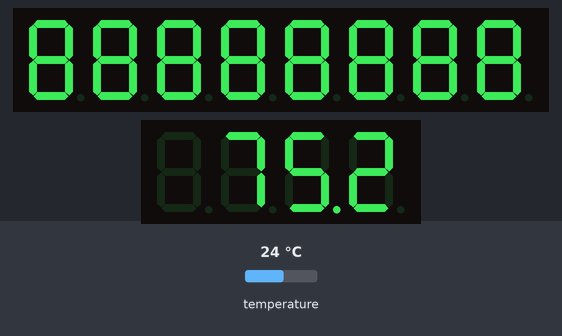
Recording of a sketch running on a simulated Arduino Mega 2560, built with avr-gcc and run on an emulated ATmega2560. Parts: 8-digit seven-segment display, 4-digit seven-segment display. Wiring (inferred from the names in the program): 8-digit 7-segment display, segments lit when HIGH: segments pin 10, pin 11, pin 12, pin 13, A0, A1, A2; digit selects pin 2, pin 3, pin 4, pin 5, pin 6, pin 7, pin 8, pin 9. Inputs (shaded band) come from the test bench; at power-on: temperature 24 °C. The segment pins are drawn as the display they are named for; what the sketch prints to the serial monitor is not drawn.

Above: at 0.9 s.
At 124.7 s:
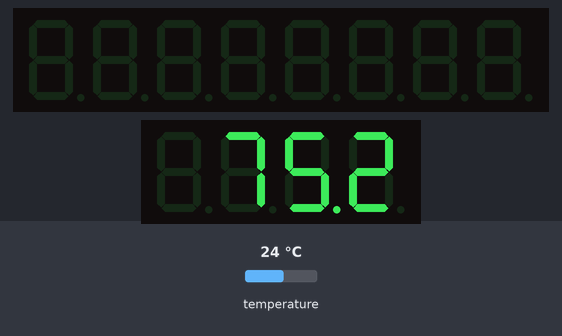

The sketch:

Grad_Hat.ino
```cpp
#include <OneWire.h>
#include <DallasTemperature.h>
#include <SevSeg.h>

// Data wire is plugged into pin A15 on the Arduino
#define ONE_WIRE_BUS A15

//update from SAnwandter

#define ROW_1 2
#define ROW_2 3
#define ROW_3 4
#define ROW_4 5
#define ROW_5 6
#define ROW_6 7
#define ROW_7 8
#define ROW_8 9

#define COL_1 10
#define COL_2 11
#define COL_3 12
#define COL_4 13
#define COL_5 A0
#define COL_6 A1
#define COL_7 A2
#define COL_8 A3

const byte rows[] = {
    ROW_1, ROW_2, ROW_3, ROW_4, ROW_5, ROW_6, ROW_7, ROW_8
};
const byte col[] = {
  COL_1,COL_2, COL_3, COL_4, COL_5, COL_6, COL_7, COL_8
};


// 8x8 display font. Custom designed by Merddyn using Miro Božík's sprite generator on http://robojax.com/learn/arduino/8x8LED/
byte EX[] = {B11111111,B11111111,B11111111,B11111111,B11111111,B11111111,B11111111,B11111111};
byte ALL[] = {B00000000,B00000000,B00000000,B00000000,B00000000,B00000000,B00000000,B00000000};
byte A[] = {B11100111,B11000011,B10011001,B10011001,B10000001,B10000001,B10011001,B10011001};
byte B[] = { B11000001,B10011001,B10011001,B11000001,B11000001,B10011001,B10011001,B11000001};
byte C[] = { B10000011,B10000001,B11111001,B11111001,B11111001,B11111001,B10000001,B10000011};
byte D[] = { B11000001,B10000001,B10011001,B10011001,B10011001,B10011001,B10000001,B11000001};
byte E[] = {B10000001,B10000001,B11111001,B11100001,B11100001,B11111001,B10000001,B10000001};
byte F[] = {B10000001,B10000001,B11111001,B11100001,B11100001,B11111001,B11111001,B11111001};
byte G[] = { B11000011,B10000001,B11111001,B11111001,B10001001,B10011001,B10000001,B11000011};
byte H[] = { B10011001,B10011001,B10011001,B10000001,B10000001,B10011001,B10011001,B10011001};
byte I[] = {B10000001,B10000001,B11100111,B11100111,B11100111,B11100111,B10000001,B10000001};
byte J[] = {B10011111,B10011111,B10011111,B10011111,B10011001,B10011001,B10000001,B11000011};
byte K[] = { B10011001,B10001001,B11000001,B11100001,B11100001,B11000001,B10001001,B10011001};
byte L[] = {B11111001,B11111001,B11111001,B11111001,B11111001,B11111001,B10000001,B10000001};
byte M[] = {B00111100,B00011000,B00000000,B00100100,B00100100,B00100100,B00100100,B00100100};
byte N[] = {B10011001,B10011001,B10010001,B10000001,B10000001,B10001001,B10011001,B10011001};
byte O[] = {B11000011,B10000001,B10011001,B10011001,B10011001,B10011001,B10000001,B11000011};
byte P[] = { B11000001,B10000001,B10011001,B10000001,B11000001,B11111001,B11111001,B11111001};
byte Q[] = {B11000011,B10111101,B10111101,B10111101,B10110101,B10101101,B11011101,B10100011};
byte R[] = {B11000001,B10000001,B10011001,B10011001,B11000001,B10000001,B10011001,B10011001};
byte S[] = {B10000011,B10000001,B11111001,B10000001,B10000001,B10011111,B10000001,B11000001};
byte T[] = { B10000001,B10000001,B11100111,B11100111,B11100111,B11100111,B11100111,B11100111};
byte U[] = {B10011001,B10011001,B10011001,B10011001,B10011001,B10011001,B10000001,B11000011};
byte V[] = {B10011001,B10011001,B10011001,B10011001,B10011001,B10000001,B11000011,B11100111};
byte W[] = {B00111100,B00111100,B00100100,B00100100,B00100100,B00000000,B00011000,B10011001};
byte X[] = {B01111110,B10111101,B11011011,B11100111,B11100111,B11011011,B10111101,B01111110};
byte Y[] = {B10011001,B10011001,B10011001,B10000001,B11000011,B11100111,B11100111,B11100111};
byte Z[] = {B10000001,B10000001,B10001111,B11000111,B11100011,B11110001,B10000001,B10000001};
byte DOLLAR[] = { B11100111,B10000001,B11100101,B11100101,B10000001,B10100111,B10000001,B11100111};
byte ONE[] = {B11100111,B11100011,B11100001,B11100111,B11100111,B11100111,B10000001,B10000001};
byte TWO[] = { B10000001,B10000001,B10011111,B10000001,B10000001,B11111001,B10000001,B10000001};
byte THREE[] = {B11000001,B10000001,B10011111,B10000011,B10000011,B10011111,B10000001,B11000001};
byte FOUR[] = {B10011001,B10011001,B10011001,B10000001,B10000001,B10011111,B10011111,B10011111};
byte FIVE[] = {B10000001,B10000001,B11111001,B11000001,B10000001,B10011111,B10000001,B11000001};
byte SIX[] = {B11000011,B10000001,B11111001,B11000001,B10000001,B10011001,B10000001,B11000011};
byte SEVEN[] = {B10000001,B10000001,B10011111,B10011111,B10011111,B10011111,B10011111,B10011111};
byte EIGHT[] = {B11000011,B10000001,B10011001,B10000001,B10000001,B10011001,B10000001,B11000011};
byte NINE[] = {B11000011,B10000001,B10011001,B10000001,B10000011,B10011111,B10000001,B11000011};
byte ZERO[] = {B10000001,B10000001,B10011001,B10011001,B10011001,B10011001,B10000001,B10000001};
byte DASH[] = {B11111111,B11111111,B11111111,B10000001,B10000001,B11111111,B11111111,B11111111};

float timeCount = 0;

/********************************************************************/
// Setup a oneWire instance to communicate with any OneWire devices
// (not just Maxim/Dallas temperature ICs)
OneWire oneWire(ONE_WIRE_BUS);
/********************************************************************/
// Pass our oneWire reference to Dallas Temperature.
DallasTemperature sensors(&oneWire);
/********************************************************************/

// Type of the seven segment display.
int displayType = COMMON_CATHODE;

SevSeg myDisplay;

//Create global variables
unsigned long timer;
int deciSecond = 0;
float temp, last_temp = 0;
char tempString[10]; //Used for sprintf
unsigned long textTime = 0;

void setup()
{
  // start serial port
  Serial.begin(9600);
  Serial.println("Dallas Temperature IC Control Library Demo");
  // Start up the temperature library
  sensors.begin();


  // Number of digits
  int digits = 4;

  // Digit control pins for seven segment display.
  int digit1 = 26; // R1
  int digit2 = 20; // R2
  int digit3 = 19; // R3
  int digit4 = 18; // R4

  // Segment Control Pins for seven segment display.
  int SegA = 14; // T2
  int SegB = 28; // T6
  int SegC = 29; // B4
  int SegD = 30; // B2
  int SegE = 32; // B1
  int SegF = 34; // T3
  int SegG = 22; // B5
  int SegDP = 36; // B3
  // B6 is resistor 4
  // T1 is R1
  // T4 is R2
  // T5 is R3
    myDisplay.Begin(displayType, digits, digit1, digit2, digit3, digit4, SegA, SegB, SegC, SegD, SegE, SegF, SegG, SegDP);

  myDisplay.SetBrightness(100); //Set the display to 100% brightness level

  // Set all used pins to OUTPUT
    // This is very important! If the pins are set to input
    // the display will be very dim.
    for (byte i = 2; i <= 13; i++)
        pinMode(i, OUTPUT);
    pinMode(A0, OUTPUT);
    pinMode(A1, OUTPUT);
    pinMode(A2, OUTPUT);
    pinMode(A3, OUTPUT);
}

void loop()
{
  temp = 66;
  // call sensors.requestTemperatures() to issue a global temperature
  // request to all devices on the bus
  // Between each message on the 8x8 display, check the current temperature.
  // This is because it takes a moment and neither display displays anything while the temperature is being checked.
  // Therefore we're running this at times that the 8x8 display should be blank anyway.
  if (textTime == 0 || textTime == 4550 || textTime == 7650 || textTime == 11050 || textTime == 15850)
  {
    /********************************************************************/
    Serial.print(" Requesting temperatures...");
    sensors.requestTemperatures(); // Send the command to get temperature readings
    Serial.println("DONE");
  /********************************************************************/
    Serial.print("Temperature is: ");
    temp = sensors.getTempFByIndex(0);
    temp *= 10;
    int Temperature = temp;
    Serial.print(Temperature);

    sprintf(tempString, "%4d", Temperature); //Convert deciSecond into a string that is right adjusted

  }
  myDisplay.DisplayString(tempString, 4); //(numberToDisplay, decimal point location)

  //Example ways of displaying a decimal number
  //sprintf(tempString, "%d", deciSecond); //Convert deciSecond into a string that is left adjusted
  //sprintf(tempString, "%04d", deciSecond); //Convert deciSecond into a string with leading zeros
  //sprintf(tempString, "%4d", deciSecond * -1); //Shows a negative sign infront of right adjusted number
  //sprintf(tempString, "%4X", deciSecond); //Count in HEX, right adjusted

  //Produce an output on the display

  //Other examples
  //myDisplay.DisplayString(tempString, 0); //Display string, no decimal point
  //myDisplay.DisplayString("-23b", 3); //Display string, decimal point in third position

  textTime += 2; // Adjust the time that each letter cycles by adjusting this.                                                                                                                                                                                                                                                                                                                                                                                                                                                                      ;
  checkText(textTime);

  if (textTime > 18800)
    textTime = 0;
}

// checkText handles what letter to draw each cycle through the loop.
void checkText(int timeCount)
{
  // Displays "If you can read this you're staring too long"
  if(timeCount <  100)
  {
    drawScreen(I);
  }
  else if (timeCount <  200)
  {
    drawScreen(F);
  }
  else if (timeCount <  300)
  {
    drawScreen(EX);
  }
  else if (timeCount <  400)
  {
    drawScreen(Y);
  }
  else if (timeCount <  500)
  {
    drawScreen(O);
  }
  else if (timeCount <  600)
  {
    drawScreen(U);
  }
  else if (timeCount <  700)
  {
    drawScreen(EX);
  }
  else if (timeCount <  800)
  {
    drawScreen(C);
  }
  else if (timeCount <  900)
  {
    drawScreen(A);
  }
  else if (timeCount <  1000)
  {
    drawScreen(N);
  }
  else if (timeCount <  1100)
  {
    drawScreen(EX);
  }
  else if (timeCount <  1200)
  {
    drawScreen(R);
  }
  else if (timeCount <  1300)
  {
    drawScreen(E);
  }
  else if (timeCount <  1400)
  {
    drawScreen(A);
  }
  else if (timeCount <  1500)
  {
    drawScreen(D);
  }
  else if (timeCount <  1600)
  {
    drawScreen(EX);
  }
  else if (timeCount <  1700)
  {
    drawScreen(T);
  }
  else if (timeCount <  1800)
  {
    drawScreen(H);
  }
  else if (timeCount <  1900)
  {
    drawScreen(I);
  }
  else if (timeCount <  2000)
  {
    drawScreen(S);
  }
  else if (timeCount <  2100)
  {
    drawScreen(EX);
  }
  else if (timeCount <  2200)
  {
    drawScreen(Y);
  }
  else if (timeCount <  2300)
  {
    drawScreen(O);
  }
  else if (timeCount <  2400)
  {
    drawScreen(U);
  }
  else if (timeCount <  2500)
  {
    drawScreen(R);
  }
  else if (timeCount <  2600)
  {
    drawScreen(E);
  }
  else if (timeCount <  2700)
  {
    drawScreen(EX);
  }
  else if (timeCount <  2800)
  {
    drawScreen(S);
  }
  else if (timeCount <  2900)
  {
    drawScreen(T);
  }
  else if (timeCount <  3000)
  {
    drawScreen(A);
  }
  else if (timeCount <  3100)
  {
    drawScreen(R);
  }
  else if (timeCount <  3200)
  {
    drawScreen(I);
  }
  else if (timeCount <  3300)
  {
    drawScreen(N);
  }
  else if (timeCount <  3400)
  {
    drawScreen(G);
  }
  else if (timeCount <  3500)
  {
    drawScreen(EX);
  }
  else if (timeCount <  3600)
  {
    drawScreen(T);
  }
  else if (timeCount <  3700)
  {
    drawScreen(O);
  }
  else if (timeCount <  3800)
  {
    drawScreen(O);
  }
  else if (timeCount <  3900)
  {
    drawScreen(EX);
  }
  else if (timeCount <  4000)
  {
    drawScreen(L);
  }
  else if (timeCount <  4100)
  {
    drawScreen(O);
  }
  else if (timeCount <  4200)
  {
    drawScreen(N);
  }
  else if (timeCount <  4300)
  {
    drawScreen(G);
  }
  else if (timeCount <  4400)
  {
    drawScreen(EX);
  }
  else if (timeCount <  4500)
  {
    drawScreen(EX);
  }
  else if (timeCount <  4600)
  {
    drawScreen(EX);
  }
  // ===========================================================
  // Displays "Bachelor of Computer Science"
  else if (timeCount <  4700)
  {
    drawScreen(B);
  }
  else if (timeCount <  4800)
  {
    drawScreen(A);
  }
  else if (timeCount <  4900)
  {
    drawScreen(C);
  }
  else if (timeCount <  5000)
  {
    drawScreen(H);
  }
  else if (timeCount <  5100)
  {
    drawScreen(E);
  }
  else if (timeCount <  5200)
  {
    drawScreen(L);
  }
  else if (timeCount <  5300)
  {
    drawScreen(O);
  }
  else if (timeCount <  5400)
  {
    drawScreen(R);
  }
  else if (timeCount <  5500)
  {
    drawScreen(EX);
  }
  else if (timeCount <  5600)
  {
    drawScreen(O);
  }
  else if (timeCount <  5700)
  {
    drawScreen(F);
  }
  else if (timeCount <  5800)
  {
    drawScreen(EX);
  }
  else if (timeCount <  5900)
  {
    drawScreen(C);
  }
  else if (timeCount <  6000)
  {
    drawScreen(O);
  }
  else if (timeCount <  6100)
  {
    drawScreen(M);
  }
  else if (timeCount <  6200)
  {
    drawScreen(P);
  }
  else if (timeCount <  6300)
  {
    drawScreen(U);
  }
  else if (timeCount <  6400)
  {
    drawScreen(T);
  }
  else if (timeCount <  6500)
  {
    drawScreen(E);
  }
  else if (timeCount <  6600)
  {
    drawScreen(R);
  }
  else if (timeCount <  6700)
  {
    drawScreen(EX);
  }
  else if (timeCount <  6800)
  {
    drawScreen(S);
  }
  else if (timeCount <  6900)
  {
    drawScreen(C);
  }
  else if (timeCount <  7000)
  {
    drawScreen(I);
  }
  else if (timeCount <  7100)
  {
    drawScreen(E);
  }
  else if (timeCount <  7200)
  {
    drawScreen(N);
  }
  else if (timeCount <  7300)
  {
    drawScreen(C);
  }
  else if (timeCount <  7400)
  {
    drawScreen(E);
  }
  else if (timeCount <  7500)
  {
    drawScreen(EX);
  }
  else if (timeCount <  7600)
  {
    drawScreen(EX);
  }
  else if (timeCount <  7700)
  {
    drawScreen(EX);
  }
  //====================================================
  // Display "This degree cost me over $76043"
  else if (timeCount <  7800)
  {
    drawScreen(T);
  }
  else if (timeCount <  7900)
  {
    drawScreen(H);
  }
  else if (timeCount <  8000)
  {
    drawScreen(I);
  }
  else if (timeCount <  8100)
  {
    drawScreen(S);
  }
  else if (timeCount <  8200)
  {
    drawScreen(EX);
  }
  else if (timeCount <  8300)
  {
    drawScreen(D);
  }
  else if (timeCount <  8400)
  {
    drawScreen(E);
  }
  else if (timeCount <  8500)
  {
    drawScreen(G);
  }
  else if (timeCount <  8600)
  {
    drawScreen(R);
  }
  else if (timeCount <  8700)
  {
    drawScreen(E);
  }
  else if (timeCount <  8800)
  {
    drawScreen(E);
  }
  else if (timeCount <  8900)
  {
    drawScreen(EX);
  }
  else if (timeCount <  9000)
  {
    drawScreen(C);
  }
  else if (timeCount <  9100)
  {
    drawScreen(O);
  }
  else if (timeCount <  9200)
  {
    drawScreen(S);
  }
  else if (timeCount <  9300)
  {
    drawScreen(T);
  }
  else if (timeCount <  9400)
  {
    drawScreen(EX);
  }
  else if (timeCount <  9500)
  {
    drawScreen(M);
  }
  else if (timeCount <  9600)
  {
    drawScreen(E);
  }
  else if (timeCount <  9700)
  {
    drawScreen(EX);
  }
  else if (timeCount <  9800)
  {
    drawScreen(O);
  }
  else if (timeCount <  9900)
  {
    drawScreen(V);
  }
  else if (timeCount <  10000)
  {
    drawScreen(E);
  }
  else if (timeCount <  10100)
  {
    drawScreen(R);
  }
  else if (timeCount <  10200)
  {
    drawScreen(EX);
  }
  else if (timeCount <  10300)
  {
    drawScreen(DOLLAR);
  }
  else if (timeCount <  10400)
  {
    drawScreen(SEVEN);
  }
  else if (timeCount <  10500)
  {
    drawScreen(SIX);
  }
  else if (timeCount <  10600)
  {
    drawScreen(ZERO);
  }
  else if (timeCount <  10700)
  {
    drawScreen(FOUR);
  }
  else if (timeCount <  10800)
  {
    drawScreen(THREE);
  }
  else if (timeCount <  10900)
  {
    drawScreen(EX);
  }
  else if (timeCount <  11000)
  {
    drawScreen(EX);
  }
  else if (timeCount <  11100)
  {
    drawScreen(EX);
  }
  // =====================================================
  // Displays "See other display for the current temperature"
  else if (timeCount <  11200)
  {
    drawScreen(S);
  }
  else if (timeCount <  11300)
  {
    drawScreen(E);
  }
  else if (timeCount <  11400)
  {
    drawScreen(E);
  }
  else if (timeCount <  11500)
  {
    drawScreen(EX);
  }
  else if (timeCount <  11600)
  {
    drawScreen(O);
  }
  else if (timeCount <  11700)
  {
    drawScreen(T);
  }
  else if (timeCount <  11800)
  {
    drawScreen(H);
  }
  else if (timeCount <  11900)
  {
    drawScreen(E);
  }
  else if (timeCount <  12000)
  {
    drawScreen(R);
  }
  else if (timeCount <  12100)
  {
    drawScreen(EX);
  }
  else if (timeCount <  12200)
  {
    drawScreen(D);
  }
  else if (timeCount <  12300)
  {
    drawScreen(I);
  }
  else if (timeCount <  12400)
  {
    drawScreen(S);
  }
  else if (timeCount <  12500)
  {
    drawScreen(P);
  }
  else if (timeCount <  12600)
  {
    drawScreen(L);
  }
  else if (timeCount <  12700)
  {
    drawScreen(A);
  }
  else if (timeCount <  12800)
  {
    drawScreen(Y);
  }
  else if (timeCount <  12900)
  {
    drawScreen(EX);
  }
  else if (timeCount <  13000)
  {
    drawScreen(F);
  }
  else if (timeCount <  13100)
  {
    drawScreen(O);
  }
  else if (timeCount <  13200)
  {
    drawScreen(R);
  }
  else if (timeCount <  13300)
  {
    drawScreen(EX);
  }
  else if (timeCount <  13400)
  {
    drawScreen(T);
  }
  else if (timeCount <  13500)
  {
    drawScreen(H);
  }
  else if (timeCount <  13600)
  {
    drawScreen(E);
  }
  else if (timeCount <  13700)
  {
    drawScreen(EX);
  }
  else if (timeCount <  13800)
  {
    drawScreen(C);
  }
  else if (timeCount <  13900)
  {
    drawScreen(U);
  }
  else if (timeCount <  14000)
  {
    drawScreen(R);
  }
  else if (timeCount <  14100)
  {
    drawScreen(R);
  }
  else if (timeCount <  14200)
  {
    drawScreen(E);
  }
  else if (timeCount <  14300)
  {
    drawScreen(N);
  }
  else if (timeCount <  14400)
  {
    drawScreen(T);
  }
  else if (timeCount <  14500)
  {
    drawScreen(EX);
  }
  else if (timeCount <  14600)
  {
    drawScreen(T);
  }
  else if (timeCount <  14700)
  {
    drawScreen(E);
  }
  else if (timeCount <  14800)
  {
    drawScreen(M);
  }
  else if (timeCount <  14900)
  {
    drawScreen(P);
  }
  else if (timeCount <  15000)
  {
    drawScreen(E);
  }
  else if (timeCount <  15100)
  {
    drawScreen(R);
  }
  else if (timeCount <  15200)
  {
    drawScreen(A);
  }
  else if (timeCount <  15300)
  {
    drawScreen(T);
  }
  else if (timeCount <  15400)
  {
    drawScreen(U);
  }
  else if (timeCount <  15500)
  {
    drawScreen(R);
  }
  else if (timeCount <  15600)
  {
    drawScreen(E);
  }
  else if (timeCount <  15700)
  {
    drawScreen(EX);
  }
  else if (timeCount <  15800)
  {
    drawScreen(EX);
  }
  else if (timeCount <  15900)
  {
    drawScreen(EX);
  }
  //=================================
  // Displays "Congrats everyone -Merddyn"
  else if (timeCount <  16000)
  {
    drawScreen(C);
  }
  else if (timeCount <  16100)
  {
    drawScreen(O);
  }
  else if (timeCount <  16200)
  {
    drawScreen(N);
  }
  else if (timeCount <  16300)
  {
    drawScreen(G);
  }
  else if (timeCount <  16400)
  {
    drawScreen(R);
  }
  else if (timeCount <  16500)
  {
    drawScreen(A);
  }
  else if (timeCount <  16600)
  {
    drawScreen(T);
  }
  else if (timeCount <  16700)
  {
    drawScreen(S);
  }
  else if (timeCount <  16800)
  {
    drawScreen(EX);
  }
  else if (timeCount <  16900)
  {
    drawScreen(E);
  }
  else if (timeCount <  17000)
  {
    drawScreen(V);
  }
  else if (timeCount <  17100)
  {
    drawScreen(E);
  }
  else if (timeCount <  17200)
  {
    drawScreen(R);
  }
  else if (timeCount <  17300)
  {
    drawScreen(Y);
  }
  else if (timeCount <  17400)
  {
    drawScreen(O);
  }
  else if (timeCount <  17500)
  {
    drawScreen(N);
  }
  else if (timeCount <  17600)
  {
    drawScreen(E);
  }
  else if (timeCount <  17700)
  {
    drawScreen(EX);
  }
  else if (timeCount <  17800)
  {
    drawScreen(DASH);
  }
  else if (timeCount <  17900)
  {
    drawScreen(M);
  }
  else if (timeCount <  18000)
  {
    drawScreen(E);
  }
  else if (timeCount <  18100)
  {
    drawScreen(R);
  }
  else if (timeCount <  18200)
  {
    drawScreen(D);
  }
  else if (timeCount <  18300)
  {
    drawScreen(D);
  }
  else if (timeCount <  18400)
  {
    drawScreen(Y);
  }
  else if (timeCount <  18500)
  {
    drawScreen(N);
  }
  else if (timeCount <  18600)
  {
    drawScreen(EX);
  }
  else if (timeCount <  18700)
  {
    drawScreen(EX);
  }
  else if (timeCount <  18800)
  {
    drawScreen(EX);
  }


}


 void  drawScreen(byte buffer2[])
 {
   // Turn on each row in series
    for (byte i = 0; i < 8; i++)        // count next row
     {
        digitalWrite(rows[i], HIGH);    //initiate whole row
        for (byte a = 0; a < 8; a++)    // count next row
        {
          // if You set (~buffer2[i] >> a) then You will have positive
          digitalWrite(col[a], (buffer2[i] >> a) & 0x01); // initiate whole column

          delayMicroseconds(100);       // uncoment deley for diferent speed of display
          //delayMicroseconds(1000);
          //delay(10);
          //delay(100);

          digitalWrite(col[a], 1);      // reset whole column
        }
        digitalWrite(rows[i], LOW);     // reset whole row
  //       otherwise last row will intersect with next row
    }
}
//
```

Measured:
- what the display in image 0 shows lasts 34.9 s, from 0.8 s to 35.7 s
- what the display in image 1 shows lasts 0.8 s, from 124.6 s to 125.4 s
